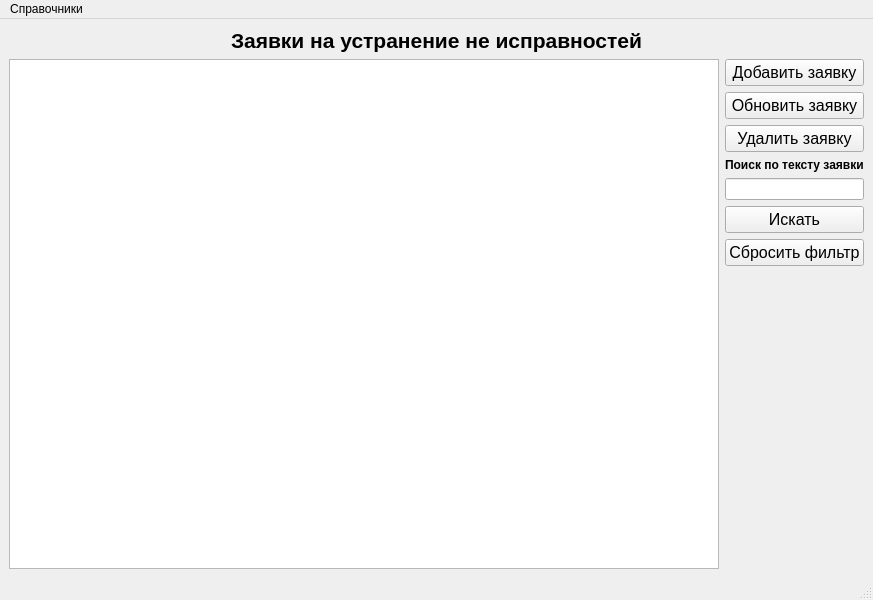
<?xml version="1.0" encoding="UTF-8"?>
<ui version="4.0">
 <class>MainWindow</class>
 <widget class="QMainWindow" name="MainWindow">
  <property name="geometry">
   <rect>
    <x>0</x>
    <y>0</y>
    <width>873</width>
    <height>600</height>
   </rect>
  </property>
  <property name="windowTitle">
   <string>Подача заявок</string>
  </property>
  <widget class="QWidget" name="centralwidget">
   <layout class="QVBoxLayout" name="verticalLayout_2">
    <item>
     <layout class="QHBoxLayout" name="horizontalLayout">
      <item>
       <spacer name="horizontalSpacer">
        <property name="orientation">
         <enum>Qt::Horizontal</enum>
        </property>
        <property name="sizeHint" stdset="0">
         <size>
          <width>40</width>
          <height>20</height>
         </size>
        </property>
       </spacer>
      </item>
      <item>
       <widget class="QLabel" name="label">
        <property name="font">
         <font>
          <family>Arial</family>
          <pointsize>16</pointsize>
          <weight>75</weight>
          <bold>true</bold>
         </font>
        </property>
        <property name="text">
         <string>Заявки на устранение не исправностей</string>
        </property>
       </widget>
      </item>
      <item>
       <spacer name="horizontalSpacer_2">
        <property name="orientation">
         <enum>Qt::Horizontal</enum>
        </property>
        <property name="sizeHint" stdset="0">
         <size>
          <width>40</width>
          <height>20</height>
         </size>
        </property>
       </spacer>
      </item>
     </layout>
    </item>
    <item>
     <layout class="QHBoxLayout" name="horizontalLayout_2" stretch="2,0">
      <item>
       <widget class="QTableView" name="tableView">
        <property name="enabled">
         <bool>true</bool>
        </property>
        <attribute name="horizontalHeaderStretchLastSection">
         <bool>true</bool>
        </attribute>
        <attribute name="verticalHeaderVisible">
         <bool>false</bool>
        </attribute>
        <attribute name="verticalHeaderStretchLastSection">
         <bool>false</bool>
        </attribute>
       </widget>
      </item>
      <item>
       <layout class="QVBoxLayout" name="verticalLayout">
        <item>
         <widget class="QPushButton" name="btProblemAdd">
          <property name="font">
           <font>
            <pointsize>12</pointsize>
           </font>
          </property>
          <property name="text">
           <string>Добавить заявку</string>
          </property>
         </widget>
        </item>
        <item>
         <widget class="QPushButton" name="btProblemUpdate">
          <property name="font">
           <font>
            <pointsize>12</pointsize>
           </font>
          </property>
          <property name="text">
           <string>Обновить заявку</string>
          </property>
         </widget>
        </item>
        <item>
         <widget class="QPushButton" name="btProblemDel">
          <property name="font">
           <font>
            <pointsize>12</pointsize>
           </font>
          </property>
          <property name="text">
           <string>Удалить заявку</string>
          </property>
         </widget>
        </item>
        <item>
         <widget class="QLabel" name="label_2">
          <property name="font">
           <font>
            <weight>75</weight>
            <bold>true</bold>
           </font>
          </property>
          <property name="text">
           <string>Поиск по тексту заявки</string>
          </property>
         </widget>
        </item>
        <item>
         <widget class="QLineEdit" name="EditFind"/>
        </item>
        <item>
         <widget class="QPushButton" name="btProblemFind">
          <property name="font">
           <font>
            <pointsize>12</pointsize>
           </font>
          </property>
          <property name="text">
           <string>Искать</string>
          </property>
         </widget>
        </item>
        <item>
         <widget class="QPushButton" name="btProblemReset">
          <property name="enabled">
           <bool>true</bool>
          </property>
          <property name="font">
           <font>
            <pointsize>12</pointsize>
           </font>
          </property>
          <property name="text">
           <string>Сбросить фильтр</string>
          </property>
         </widget>
        </item>
        <item>
         <spacer name="verticalSpacer">
          <property name="orientation">
           <enum>Qt::Vertical</enum>
          </property>
          <property name="sizeHint" stdset="0">
           <size>
            <width>20</width>
            <height>40</height>
           </size>
          </property>
         </spacer>
        </item>
       </layout>
      </item>
     </layout>
    </item>
   </layout>
  </widget>
  <widget class="QMenuBar" name="menubar">
   <property name="geometry">
    <rect>
     <x>0</x>
     <y>0</y>
     <width>873</width>
     <height>21</height>
    </rect>
   </property>
   <widget class="QMenu" name="menu">
    <property name="title">
     <string>Справочники</string>
    </property>
    <addaction name="unit_action"/>
    <addaction name="user_action"/>
    <addaction name="services_action"/>
   </widget>
   <addaction name="menu"/>
  </widget>
  <widget class="QStatusBar" name="statusbar"/>
  <action name="user_action">
   <property name="text">
    <string>Сотрудники</string>
   </property>
  </action>
  <action name="unit_action">
   <property name="text">
    <string>Подразделения</string>
   </property>
  </action>
  <action name="services_action">
   <property name="text">
    <string>Сервисные службы</string>
   </property>
  </action>
 </widget>
 <resources/>
 <connections/>
</ui>
